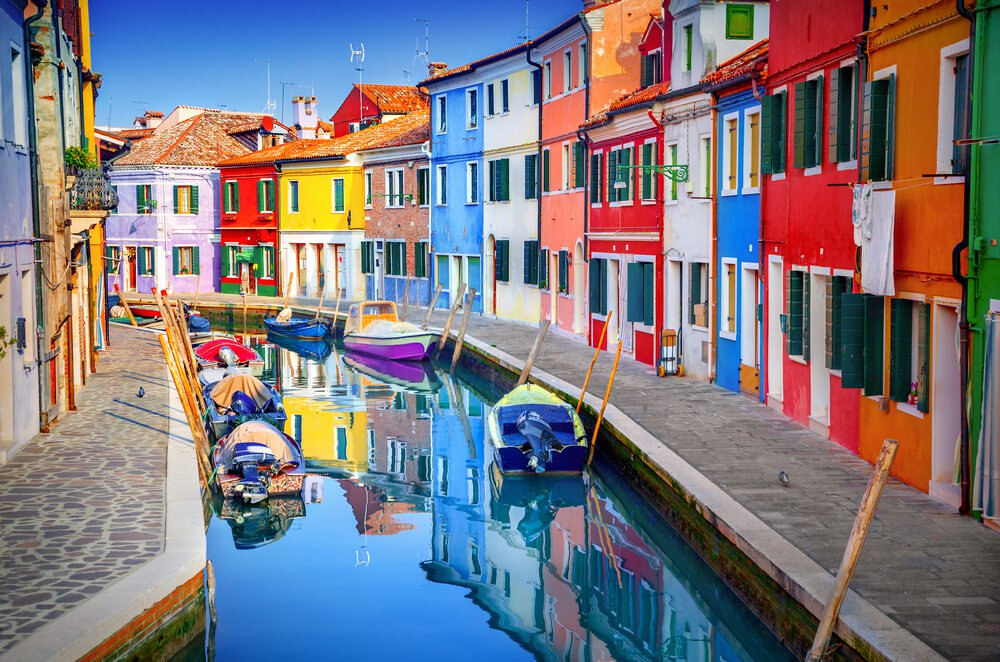
#> input picture images/image.jpg, 1000 x 662 px
$ python image_rotation.py
#> lines starting #> are read from the running program, lines starting #| are printed output that depends on the picture
import imutils
import cv2

image = cv2.imread("images/image.jpg")
#> image is the input picture: shape (662, 1000, 3); mean B, G, R 127.2, 120.1, 124.8
(h, w, d) = image.shape
#> h = 662; w = 1000; d = 3

# # let's rotate an image 45 degrees clockwise using OpenCV by first
# # computing the image center, then constructing the rotation matrix,
# # and then finally applying the affine warp
# center = (w // 2, h // 2) # '//' to perform integer math (i.e., no floating point values).
# M = cv2.getRotationMatrix2D(center, -45, 1) # '-' means clockwise
# rotated = cv2.warpAffine(image, M, (w, h))
# cv2.imshow("OpenCV Rotation", rotated)
# cv2.waitKey(0)

# # rotation can also be easily accomplished via imutils with less code
# rotated = imutils.rotate(image, -45)
# cv2.imshow("Imutils Rotation", rotated)
# cv2.waitKey(0)

# OpenCV doesn't "care" if our rotated image is clipped after rotation
# so we can instead use another imutils convenience function to help us out
rotated = imutils.rotate_bound(image, -45)
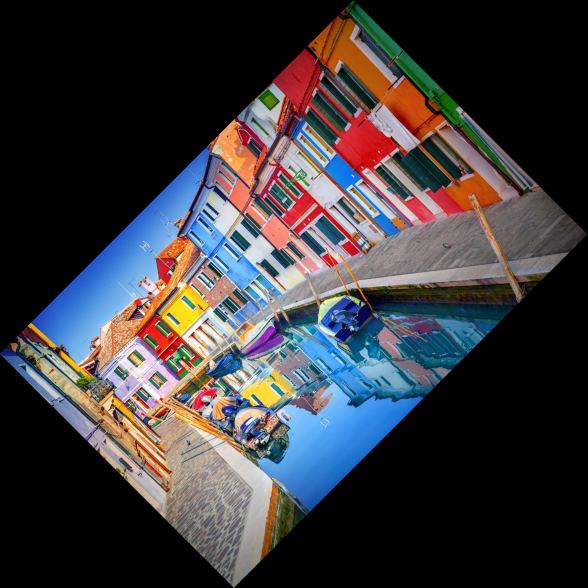
#> rotated: shape (1175, 1175, 3) (shown at 1/2 size); mean B, G, R 61, 57.6, 59.9
cv2.imshow("Imutils Bound Rotation", rotated)
cv2.waitKey(0)
